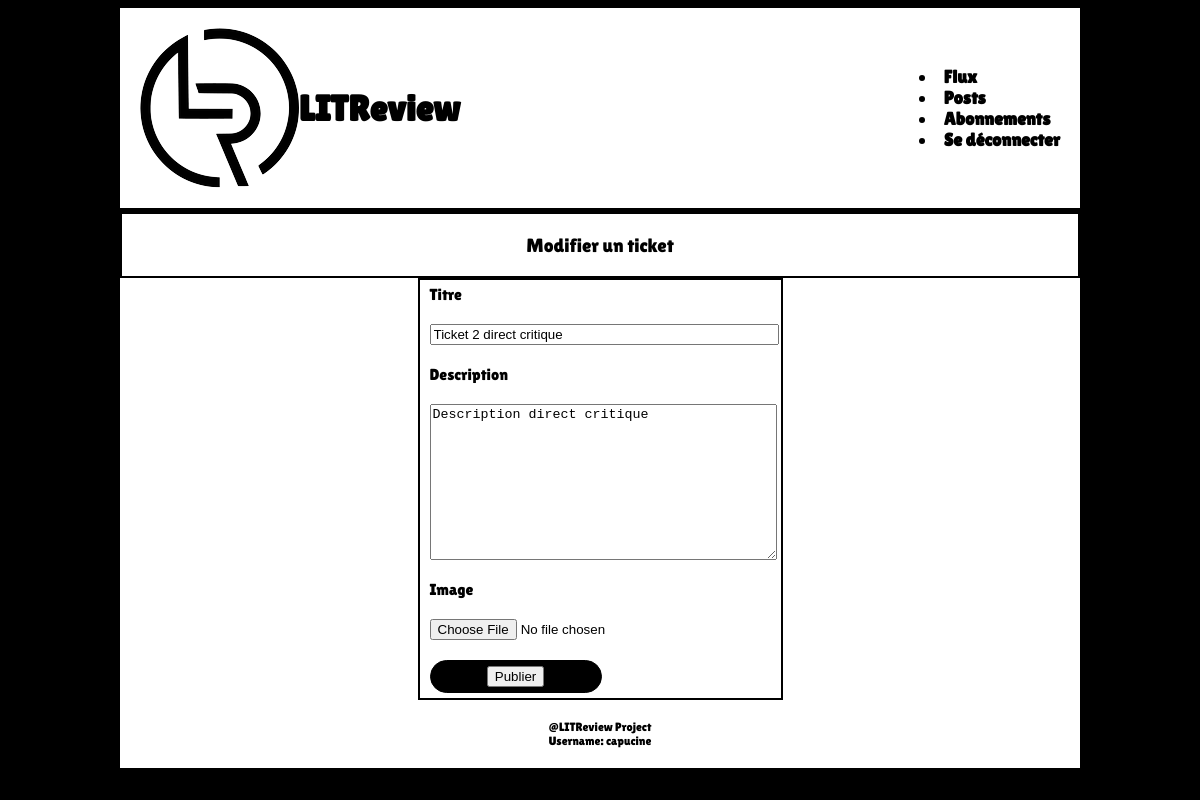
The app's page /ticket/82/edit (signed in) with its own data.
### reviews/models.py (models this page shows, shortened)
class Ticket(models.Model):
    IMAGE_MAX_SIZE = (200, 200)
    title = models.CharField(max_length=128)
    description = models.TextField(max_length=2048, blank=True)
    user = models.ForeignKey(
        to=settings.AUTH_USER_MODEL, on_delete=models.CASCADE)
    time_created = models.DateTimeField(auto_now_add=True)
    def content_file_name(instance, filename):
        ext = filename.split('.')[-1]
        filename = '%s.%s' % (instance.id, ext)
        return os.path.join('static/img-ticket/', filename)
    image = models.ImageField(upload_to=content_file_name, null=True, blank=True)

### reviews/views.py (the view)
# urls.py: path('ticket/<int:ticket_id>/edit', reviews.views.edit_post, name='edit_post'),
def edit_post (request, ticket_id):
    try:
        obj = Ticket.objects.get(id=ticket_id)
        form = TicketForm
        html = "reviews/edit_ticket.html"
    except Ticket.DoesNotExist:
        obj = Review.objects.get(id=ticket_id)
        form = ReviewForm
        html = "reviews/edit_review.html"
    edit_form = form(instance=obj)
    if request.method == 'POST':
        edit_form = form(request.POST or None, request.FILES or None, instance=obj)
        if edit_form.is_valid():
            edit_form.save()
            return redirect("posts")
    context = {"edit_form": edit_form, "post": obj}
    return render(request, html, context=context)

### reviews/forms.py
class TicketForm(forms.ModelForm):
    edit_ticket = forms.BooleanField(
        widget=forms.HiddenInput,
        initial=True
    )
    title = forms.CharField(
        max_length=128,
        widget=forms.TextInput(attrs={'class': "xl-field"})
    )
    description = forms.CharField(
        max_length=2048,
        widget=forms.Textarea(attrs={'class':"xl-field"})
    )
    image = forms.ImageField(
        required=True,
        widget=forms.FileInput
    )
    class Meta:
        model = models.Ticket
        fields = ['title', 'description', 'image']

### reviews/templates/reviews/edit_ticket.html (shortened to what this page needs)
{% extends 'base.html' %}
{% block content %}
    <div class="center-title">
        Modifier un ticket
    </div>
    <div class="center-div">
        <div class="ticket-container">
            <form class="field-group-column" method="post" enctype="multipart/form-data">
                <div class="field-group-column">
                    <label for="{{ form.title.label }}">Titre</label>
                    {{ edit_form.title }}
                </div>
                <div class="field-group-column">
                    <label for="{{ form.description.label }}">Description</label>
                    {{ edit_form.description }}
                </div>
                <div class="field-group-column">
                    <label>Image</label>
                    {{ edit_form.image }}
                </div>
                <div class="action-button">
                    <button type="submit">Publier</button>
                </div>
            </form>
        </div>
    </div>
{% endblock content %}

### reviews/templates/base.html (shortened to what this page needs)
{% load static %}
<!DOCTYPE html>
<html lang="fr">
<head>
    <link rel="stylesheet" href="{% static '/css/main.css' %}">
</head>
<body>
    <header class="navbar">
        <div class="navbar-left">
            <img src="{% static '/img/logo-sans-texte.png' %}" alt="logo">
            <h1 class="logo-title">LITReview</h1>
        </div>
        <div>
            <li><a href="{% url 'feed' %}" class="link">Flux</a></li>
            <li><a href="{% url 'posts' %}" class="link">Posts</a></li>
            <li><a href="{% url 'subscription' %}" class="link">Abonnements</a></li>
            {% if user.is_authenticated %}
                <li><a href="{% url 'logout' %}" class="link">Se déconnecter</a></li>
            {% endif %}
        </div>
    </header>
    <div class="base-content">
        {% block content %}{% endblock content %}
    </div>
    <footer>
        <div>
           @LITReview Project
        </div>
        Username: {{ user.username }}
    </footer>
</body>
</html>

### static/css/main.css (style rules this page uses)
body { background-color: black; max-width: 960px; margin-inline: auto; }
footer { background-color: white; border-bottom: solid 4px black; padding: 20px; font-family: 'lilita One', monospace; font-size: 1vw; display: flex; flex-direction: column; align-items: center; }
.navbar { background-color: white; border-bottom: solid 4px black; padding: 20px; font-family: 'lilita One', monospace; font-size: 1.5vw; display: flex; justify-content: space-between; align-items: center; }
.navbar-left { display: flex; align-items: center; margin-right: 10px; justify-content: space-between; }
.link { text-decoration: none; color: black; font-family: 'lilita One', monospace; font-weight: 900; }
.logo-title { font-family: 'lilita One', monospace; font-weight: 900; }
.center-title { background-color: white; border: solid 2px black; font-family: "lilita One", monospace; font-size: larger; display: flex; justify-content: center; align-items: center; padding: 20px; }
.field-group-column { display: flex; flex-direction: column; gap: 20px; }
.action-button { background-color: black; text-decoration: none; text-align: center; width: 150px; color: white; font-size: 1em; border: solid 1px black; border-radius: 20px; font-family: "lilita One", monospace; padding: 5px 10px; }
.xl-field { width: 100%; }
.center-div { background-color: white; display: flex; flex-direction: column; justify-content: space-between; align-items: center; }
.ticket-container { background-color: white; border: solid 2px black; display: flex; flex-direction: column; justify-content: space-between; align-items: start; font-family: "lilita One", monospace; gap: 20px; padding: 5px 10px; }

### records on screen
Ticket: title "Ticket 2 direct critique", description "Description direct critique"

### other values on screen
{{ user.username }} "capucine"
